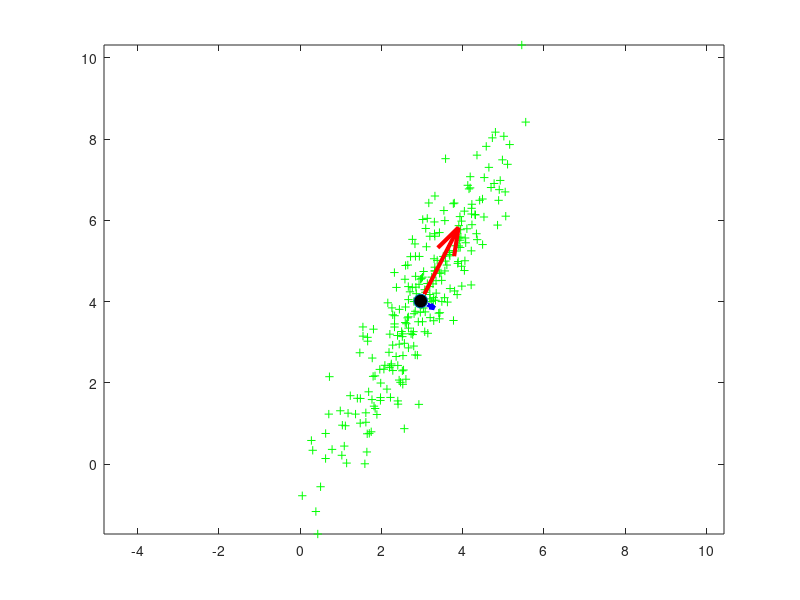

The MATLAB script that drew this image:
%% -- Clean up the workspace variables, and close all figures -- %%
clear
close all
clc
%% Generate random data point given ground turth
mu = [3,4]; % Ground turth centre
% sigma = rndSPDMatrix(2); % Ground turth covariance (symmetric positive definite)
sigma = [1,1.5;1.5,3];
% Example [1,1.5;1.5,3];
Samples = mvnrnd(mu, sigma, 250); % Generate sample points
% visualize the data points
h = figure;
plot(Samples(:,1), Samples(:,2), 'g+');
%% Apply PCA to the data points
% compute the data mean
ptsMean = mean(Samples);
% substract the data mean for each data point
nSamples = (Samples - repmat(ptsMean,[size(Samples,1),1]))/sqrt(size(Samples,1)-1);
% SVD decomposition
[U,S,V] = svd(nSamples,0);
% Compute Eigen value
Evalues = diag(S).^2;
% Compute Eigen vector and make the sign of major direction positive (align to X+ direction)
Evectors = bsxfun(@times,V,sign(V(1,:)));
%%
figure(h);
hold on;
plot(ptsMean(1), ptsMean(2), 'o', 'MarkerSize', 10, 'MarkerFaceColor', 'k');
quiver(ptsMean(1), ptsMean(2), sqrt(Evalues(1))*Evectors(1,1), sqrt(Evalues(1))*Evectors(1,2), 'r-', 'LineWidth', 3.0);
quiver(ptsMean(1), ptsMean(2), sqrt(Evalues(2))*Evectors(2,1), sqrt(Evalues(2))*Evectors(2,2), 'b-', 'LineWidth', 3.0);
hold off;
axis equal
%%
